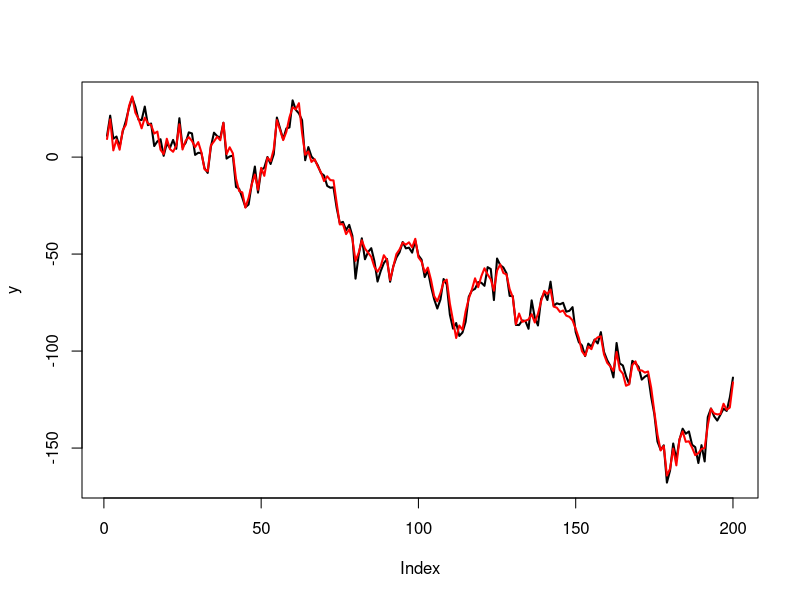
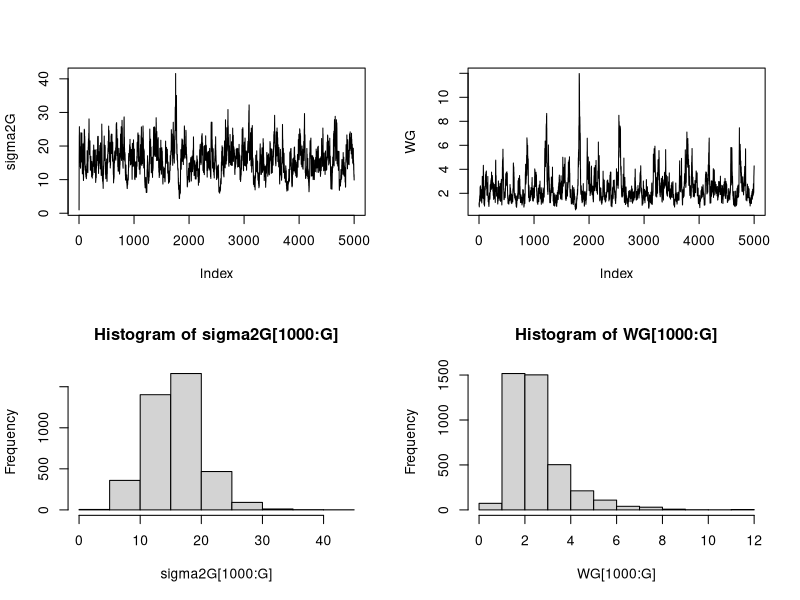
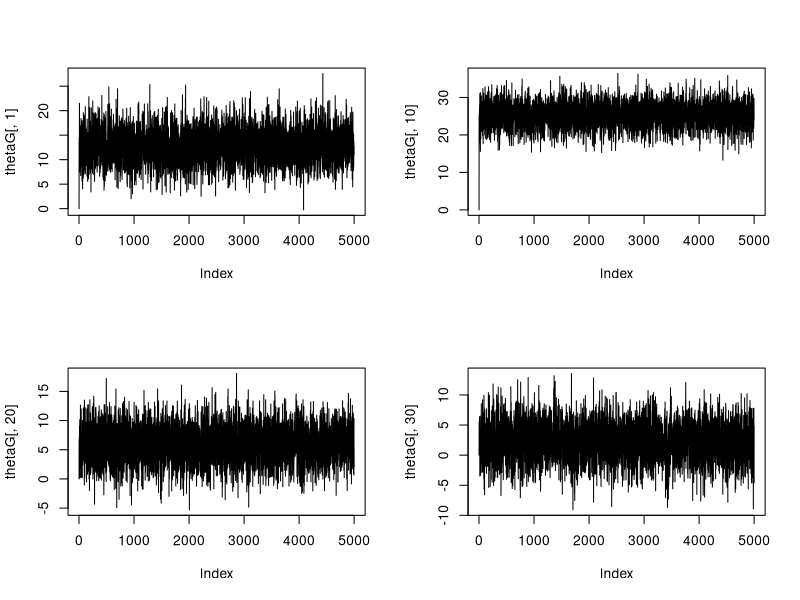
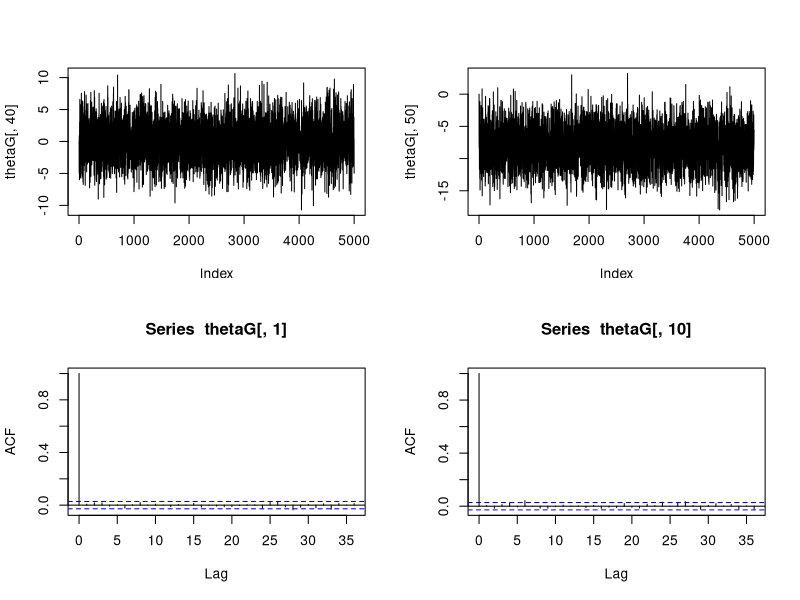
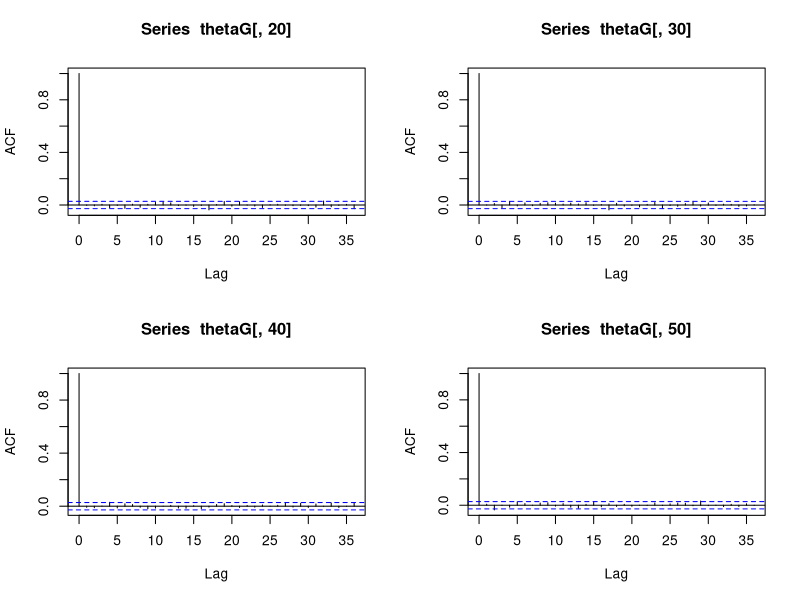
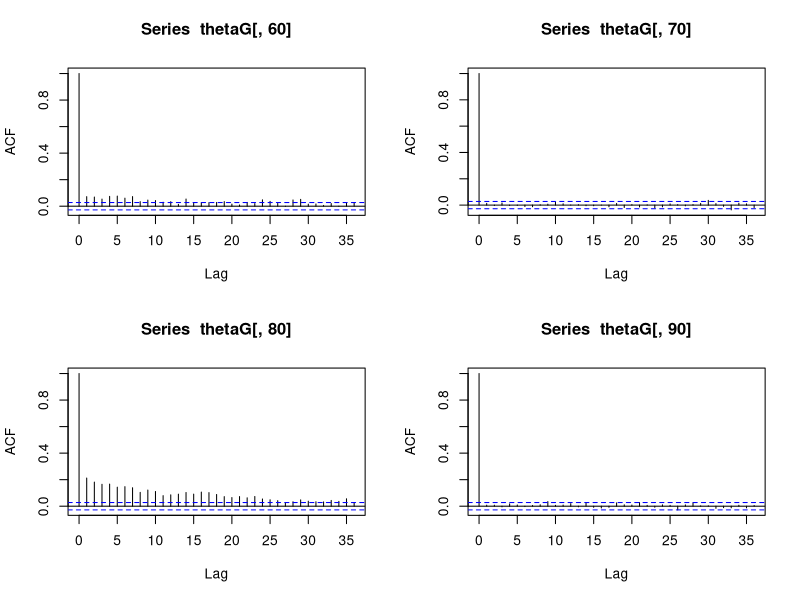
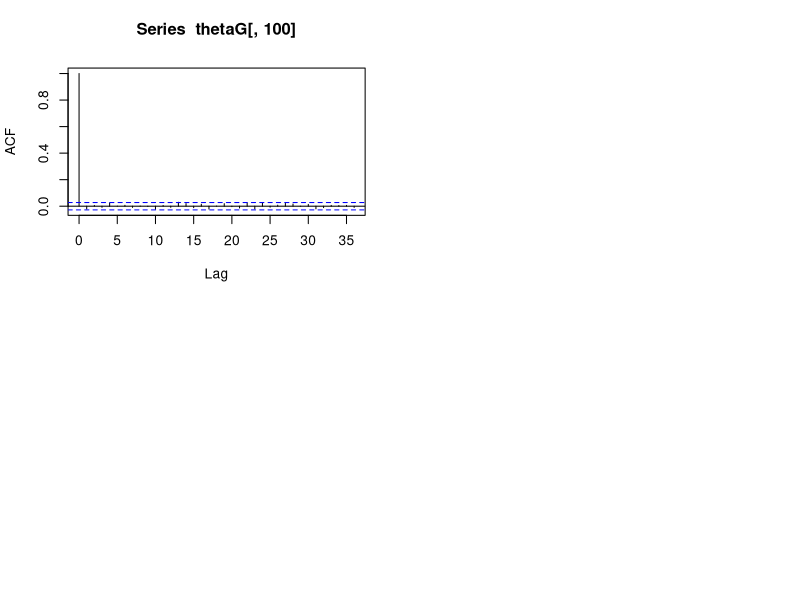
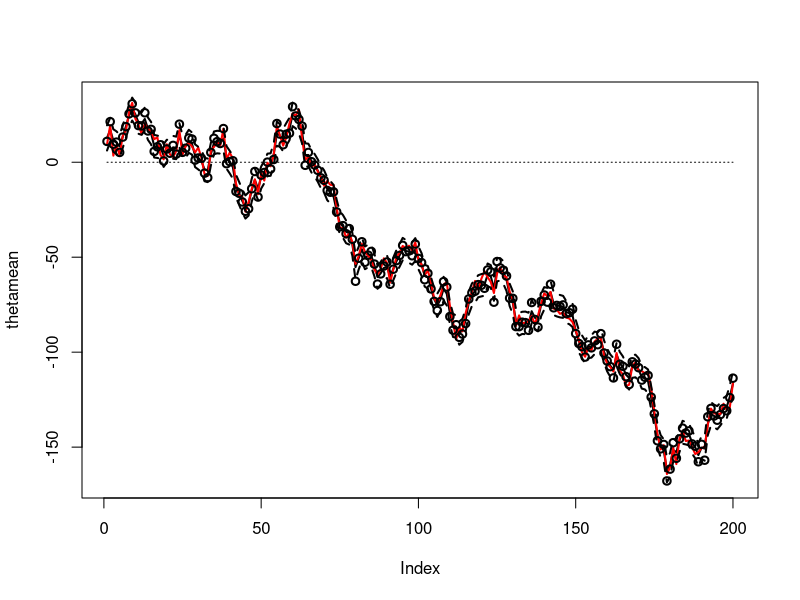

Here is the R script that generated these plots, in order:
# This is a Gibbs sampler implementation for the analysis of first-order DLMs.
# The model is
#      y_t   = theta_t + epsilon_t, epsilon_t ~ N(0,sigma2),
#    theta_t = theta_{t-1} + nu_t,  nu_t ~ N(0,sigma2 * W).
# In this parametrization, W is a signal-to-noise ratio parameter. 
#
# The priors are the following:
# theta_1 ~ N(a_1, R_1)
# sigma2 ~ IG(nsig/2, nssig/2)
# W ~ IG(nW/2, nsW/2)
# 
# The latent variables theta_{1:T} are simulated jointly using FFBS.
# sigma2 and W are simulated from their full condiotinal distributions 
# that are inverse gamma distributions.

# By M. A. R. Ferreira (April 2012, updated April 2015).


theta.simulation <- function(Tbig,y,sigma2,W,a1,R1)
{ 
  # Define the auxiliary vectors:
  a <- rep(0,Tbig)
  R <- rep(0,Tbig)
  f <- rep(0,Tbig)
  Q <- rep(0,Tbig)
  A <- rep(0,Tbig)
  e <- rep(0,Tbig)
  m <- rep(0,Tbig)
  C <- rep(0,Tbig)
  # Kalman filter:
  a[1] <- a1
  R[1] <- R1
  f[1] <- a[1]
  Q[1] <- R[1]+sigma2
  A[1] <- R[1] / Q[1]
  e[1] <- y[1] - f[1]
  C[1] <- 1.0 / (1.0/R[1] + 1.0/sigma2)          # Equivalent to C[1] <- R[1] - A[1]^2 * Q[1]  and 
  m[1] <- C[1] * (a[1]/R[1] + y[1]/sigma2)       # m[1] <- a[1] + A[1] * e[1], but numerically more stable
  for(t in 2:Tbig)
  {
    a[t] <- m[t-1]
    R[t] <- C[t-1] + W * sigma2
    f[t] <- a[t]
    Q[t] <- R[t]+sigma2
    A[t] <- R[t] / Q[t]
    e[t] <- y[t] - f[t]
    m[t] <- a[t] + A[t] * e[t]
    C[t] <- R[t] - A[t]^2 * Q[t]
  }

  # Now, the backward sampler:
  theta[Tbig] <- rnorm(1,m[Tbig],sqrt(C[Tbig]))
  for(t in (Tbig-1):1)
  {
    H <- 1.0 / ( 1.0/(W * sigma2) + 1.0/C[t] )
    h <- H * ( theta[t+1]/(W * sigma2) + m[t]/C[t] )
    theta[t] <- rnorm(1,h,sqrt(H))
  }
  theta
}

sigma2.simulation <- function(Tbig,y,theta,W,n,ns)
{ # This is a Gibbs step.
  a <- n + 2*Tbig - 1
  b <- ns + sum((y-theta)^2) + sum((theta[2:Tbig]-theta[1:(Tbig-1)])^2)/W 
  sigma2 <- 1.0 / rgamma(1,a/2,b/2)
  sigma2
}

W.simulation <- function(Tbig,y,theta,sigma2,n,ns)
{ # This is a Gibbs step.
  a <- n + Tbig - 1
  b <- ns + sum((theta[2:Tbig]-theta[1:(Tbig-1)])^2) / sigma2
  W <- 1.0 / rgamma(1,a/2,b/2)
  W
}

# Initializing the parameters, latent and observation vectors.
sigma2 <- 10
W <- 5
Tbig <- 200
theta <- rep(0,Tbig)
y <- rep(0,Tbig)

# Simulating the data
theta[1] <- rnorm(1,0,sqrt(W*sigma2))
y[1] <- theta[1] + rnorm(1,0,sqrt(sigma2))
for(t in 2:Tbig)
{
  theta[t] <- theta[t-1] + rnorm(1,0,sqrt(W*sigma2))
  y[t] <- theta[t] + rnorm(1,0,sqrt(sigma2))
}

plot(y,type="l",lwd=2)
lines(theta,lwd=2,col="red")

# Gibbs sampler
G <- 5000

sigma2G <- rep(0,G)
WG <- rep(0,G)
thetaG <- matrix(0,nrow=G,ncol=Tbig)

sigma2G[1] <- 1
WG[1] <- 1
thetaG[1,] <- rep(0,Tbig)

a1 <- 0
R1 <- 10^20
nsig <- 0.001
nssig <- 0.001
nsig <- 0
nssig <- 0
nW  <- 6.2   # A priori W has the first 3 moments.
nsW <- 0.42  # A a priori E[W] = 0.1
# nW  <- 0
# nsW <- 0

for(g in 2:G)
{
  thetaG[g,] <- theta.simulation(Tbig,y,sigma2G[g-1],WG[g-1],a1,R1)
  sigma2G[g] <- sigma2.simulation(Tbig,y,thetaG[g,],WG[g-1],nsig,nssig)
  WG[g] <-    W.simulation(Tbig,y,thetaG[g,],sigma2G[g],nW,nsW)
}

par(mfrow=c(2,2))
plot(sigma2G,type="l")
plot(WG,type="l")
hist(sigma2G[1000:G])
hist(WG[1000:G])

mean(sigma2G[1000:G])
var(sigma2G[1000:G])
mean(WG[1000:G])
var(WG[1000:G])

plot(thetaG[,1],type="l")
plot(thetaG[,10],type="l")
plot(thetaG[,20],type="l")
plot(thetaG[,30],type="l")
plot(thetaG[,40],type="l")
plot(thetaG[,50],type="l")

acf(thetaG[,1])
acf(thetaG[,10])
acf(thetaG[,20])
acf(thetaG[,30])
acf(thetaG[,40])
acf(thetaG[,50])
acf(thetaG[,60])
acf(thetaG[,70])
acf(thetaG[,80])
acf(thetaG[,90])
acf(thetaG[,100])

thetamean <- apply(thetaG[1000:G,],2,mean)
thetavar <- apply(thetaG[1000:G,],2,var)

ll = min(c(min(thetamean-2*sqrt(thetavar)),y))
ul = max(c(max(thetamean+2*sqrt(thetavar)),y))
zero = rep(0,length(y))

par(mfrow=c(1,1))
plot(thetamean,lty=1,ylim=c(ll,ul),type="l",lwd=2)
lines(theta,col="red",lwd=2)
lines(thetamean+1.96*sqrt(thetavar),lty=2,lwd=2)
lines(thetamean-1.96*sqrt(thetavar),lty=2,lwd=2)
lines(zero,lty=3)
points(y,lwd=2)
